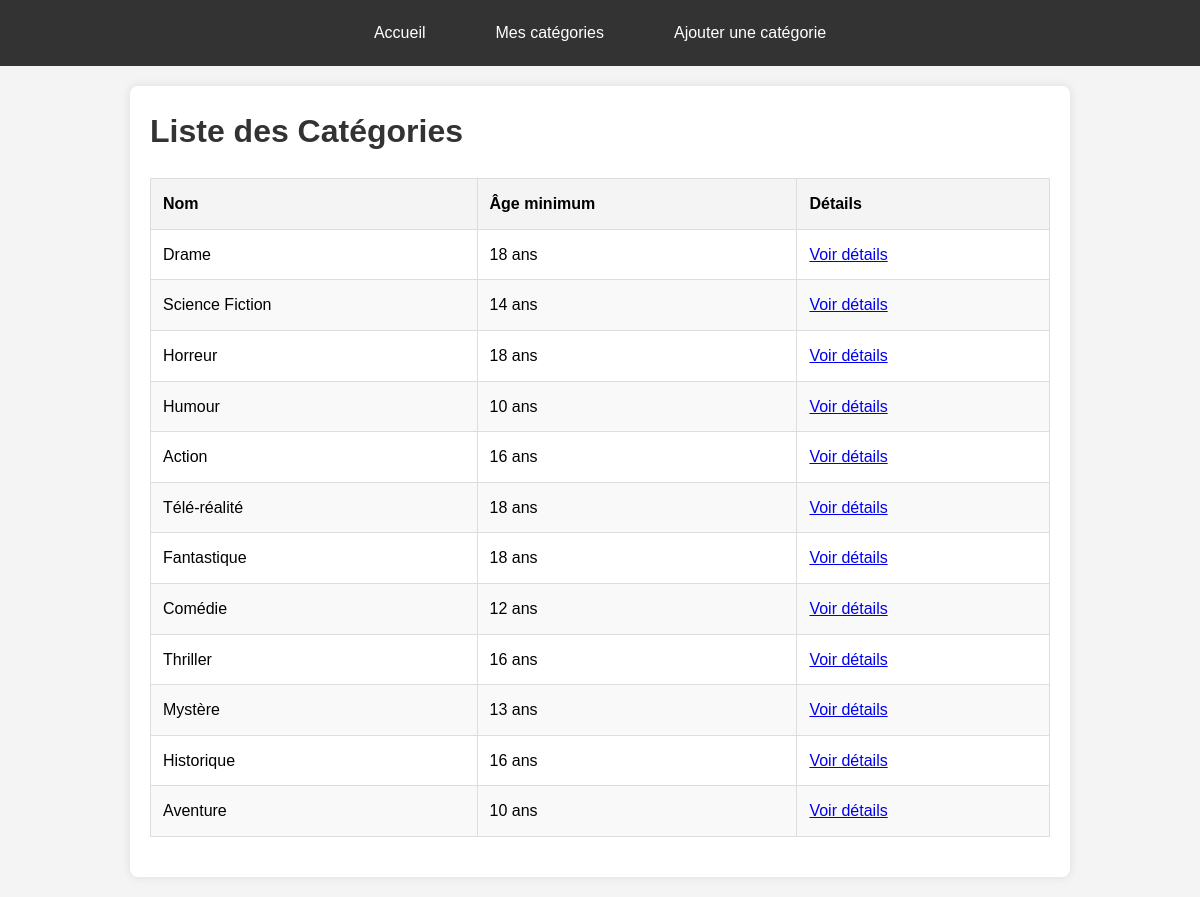
Page /liste_categories.php on the committed database.
### tables this page shows
CREATE TABLE IF NOT EXISTS `categorie` (
  `id_cat` int NOT NULL AUTO_INCREMENT,
  `nom_cat` varchar(150) NOT NULL,
  `agemin_cat` int NOT NULL,
  `vignette_cat` varchar(255) DEFAULT NULL,
  PRIMARY KEY (`id_cat`)
);

### liste_categories.php (the view, shortened to what this page needs)
<?php
include 'config/db.php';
$query = $pdo->prepare("SELECT * FROM categorie");
$query->execute();
$categories = $query->fetchAll(PDO::FETCH_ASSOC);
?>
<!DOCTYPE html>
<html lang="fr">
<head>
    <link rel="stylesheet" href="assets/css/liste_categories.css">
</head>
<body>
    <header>
        <nav>
            <ul>
                <li><a href="index.php">Accueil</a></li>
                <li><a href="liste_categories.php">Mes catégories</a></li>
                <li><a href="ajout_categorie.php">Ajouter une catégorie</a></li>
            </ul>
        </nav>
    </header>
    <main>
        <h1>Liste des Catégories</h1>
        <?php if (count($categories) > 0): ?>
            <table border="1">
                <thead>
                    <tr>
                        <th>Nom</th>
                        <th>Âge minimum</th>
                        <th>Détails</th>
                    </tr>
                </thead>
                <tbody>
                    <?php foreach ($categories as $categorie): ?>
                        <tr>
                            <td><?= htmlspecialchars($categorie['nom_cat']) ?></td>
                            <td><?= htmlspecialchars($categorie['agemin_cat']) ?> ans</td>
                            <td><a href="details_categorie.php?id_cat=<?= $categorie['id_cat'] ?>">Voir détails</a></td>
                        </tr>
                    <?php endforeach; ?>
                </tbody>
            </table>
        <?php else: ?>
            <p>Aucune catégorie ajoutée pour le moment.</p>
        <?php endif; ?>
    </main>
</body>
</html>

### assets/css/liste_categories.css (style rules this page uses)
body { font-family: Arial, sans-serif; line-height: 1.6; margin: 0; padding: 0; background-color: #f4f4f4; }
header { background-color: #333; padding: 10px 0; }
header nav ul { list-style: none; padding: 0; margin: 0; display: flex; justify-content: center; }
header nav ul li { margin: 0 15px; }
header nav ul a { color: #fff; text-decoration: none; padding: 10px 20px; display: inline-block; }
main { max-width: 900px; margin: 20px auto; padding: 20px; background-color: #fff; border-radius: 8px; box-shadow: 0 0 10px rgba(0, 0, 0, 0.1); }
h1 { margin-top: 0; color: #333; }
table { width: 100%; border-collapse: collapse; margin: 20px 0; }
table, th, td { border: 1px solid #ddd; }
th, td { padding: 12px; text-align: left; }
th { background-color: #f4f4f4; }
tr:nth-child(even) { background-color: #f9f9f9; }

### rows in the picture
categorie: nom_cat "Drame", agemin_cat "18"
categorie: nom_cat "Science Fiction", agemin_cat "14"
categorie: nom_cat "Horreur", agemin_cat "18"
categorie: nom_cat "Humour", agemin_cat "10"
categorie: nom_cat "Action", agemin_cat "16"
categorie: nom_cat "Télé-réalité", agemin_cat "18"
categorie: nom_cat "Fantastique", agemin_cat "18"
categorie: nom_cat "Comédie", agemin_cat "12"
categorie: nom_cat "Thriller", agemin_cat "16"
categorie: nom_cat "Mystère", agemin_cat "13"
categorie: nom_cat "Historique", agemin_cat "16"
categorie: nom_cat "Aventure", agemin_cat "10"
